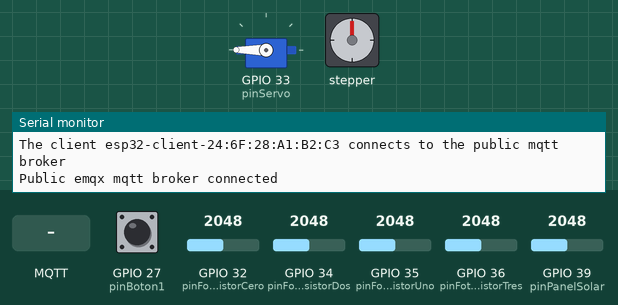
Recording of a sketch running on a simulated ESP32. Shown: servo, stepper motor, the last lines printed to the serial monitor. The inputs (shaded band) are chosen by the test bench; at power-on: GPIO 32 (pinFotoresistorCero) = 2048, GPIO 34 (pinFotoresistorDos) = 2048, GPIO 27 (pinBoton1) LOW, GPIO 35 (pinFotoresistorUno) = 2048, GPIO 36 (pinFotoresistorTres) = 2048, GPIO 39 (pinPanelSolar) = 2048. WiFi joins after 1.5 s; servers stay silent unless stated; no MQTT or app messages arrive unless stated; stepper angles assume 2048 steps per turn.

Above: at 1.7 s.
1.8 s: MQTT message "parar" arrives on the first subscribed topic
At 4.01 s:
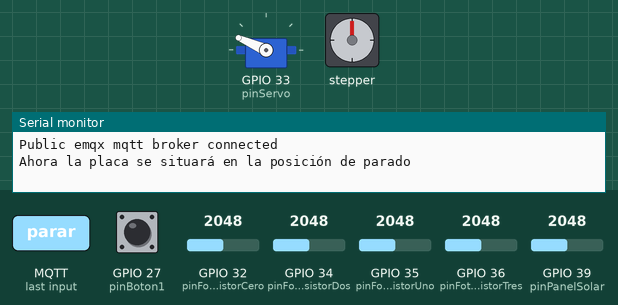
At 4.61 s:
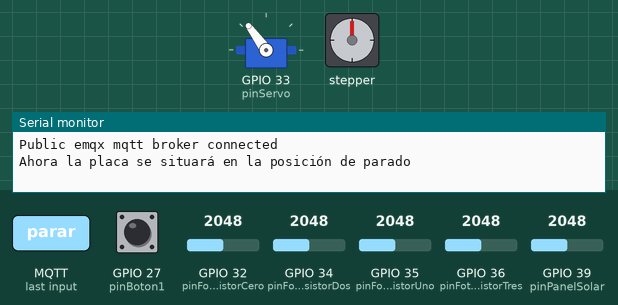
5.9 s: MQTT message "seguir" arrives on the first subscribed topic
8.6 s: GPIO 32 (pinFotoresistorCero) set to 2721
10.1 s: GPIO 32 (pinFotoresistorCero) set to 2840
At 10.25 s:
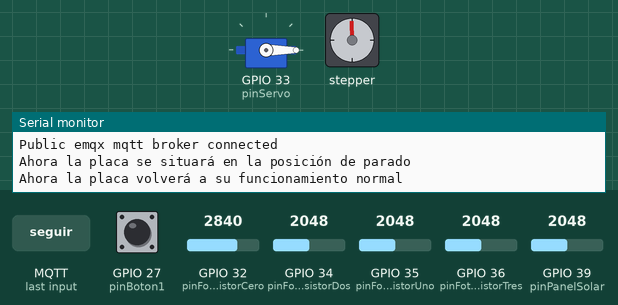
13.6 s: GPIO 34 (pinFotoresistorDos) set to 3530
17.1 s: GPIO 34 (pinFotoresistorDos) set to 3624
At 17.28 s:
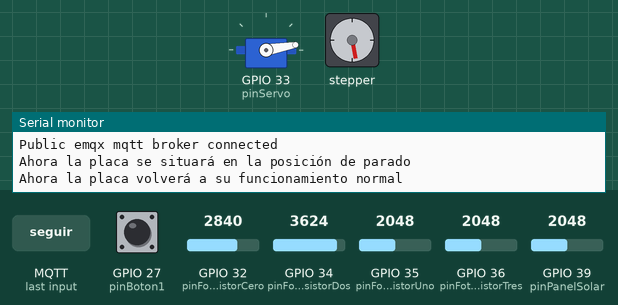
Timing chart, 0 to 23.8 s (numbered marks = the images above; inputs shaded):
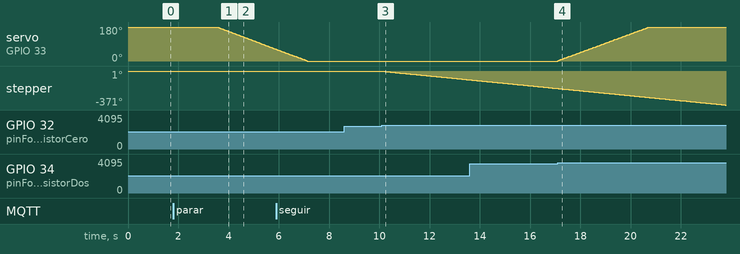

Measured:
- the behaviour switches between 2784 and 2785 on GPIO 32 (pinFotoresistorCero) (found by bisection; images 2 and 3)
- the behaviour switches between 3562 and 3563 on GPIO 34 (pinFotoresistorDos) (found by bisection; images 3 and 4)
- after the input at 1.8 s, servo on GPIO 33 (pinServo): moves from 180° to 62° over 2.3 s, starting after 1.8 s
- after the input at 8.6 s, every drawn part: stays the same
- after the input at 10.1 s, stepper: keeps turning counter-clockwise at about 27°/s, starting at once
- after the input at 17.1 s, servo on GPIO 33 (pinServo): moves from 0° to 180° over 3.6 s, starting at once

The sketch:

proyecto_esp32.ino
```cpp
/* ========================================================== INCLUDES =========================================================== */

#include <Stepper.h>  //motor paso a paso
#include <ESP32Servo.h>  //servomotor

#include <WiFi.h>  //conexión Wi-Fi
#include <PubSubClient.h>  //conexión MQTT, de tipo PubSub

#include "string.h"

/* ========================================================== DEFINES =========================================================== */

#define IN1 19
#define IN2 18
#define IN3 5
#define IN4 17

#define pinServo 33
#define minServo 1000
#define maxServo 2000

#define pinBoton0 14
#define pinBoton1 27

#define pinFotoresistorCero 32 //superior izquierda
#define pinFotoresistorUno 35 //superior derecha
#define pinFotoresistorDos 34 //inferior izquierda
#define pinFotoresistorTres 36 //inferior derecha

#define pinPanelSolar 39

/* ========================================================== CONSTANTES GLOBALES =========================================================== */

const int diferenciaValoresSensoresDetectarGiro = 17; //valor de diferencia en cual se discrimina qué sensor detecta luz y su contrario no
const int stepsPerRevolution = 2048;  //número de pasos por paso del servomotor

/* ========================================================== VARIABLES GLOBALES =========================================================== */

int valores_fotoresistores[] = { 0, 0, 0, 0 }; //array de enteros para almacenar los valores de los fotoresistores
int gradosMotorPlaca = 0; //grados en los que está inclinados la placa
int estadoFuncionamiento = 0;

/* ========================================================== OBJETOS GLOBALES =========================================================== */

Stepper motorBase(stepsPerRevolution, IN1, IN3, IN2, IN4); //objeto motor paso a paso
Servo motorPlaca; //objeto servomotor

TaskHandle_t Task1; //manejador de la tarea 1 en paralelo
TaskHandle_t Task2; //manejador de la tarea 2 en paralelo

/* ========================================================== SETUP =========================================================== */

void setup(){

  //inicialización de los modos de ciertos pines en concreto
  pinMode(pinBoton0, INPUT_PULLDOWN);
  pinMode(pinBoton1, INPUT_PULLDOWN);
  pinMode(pinPanelSolar, INPUT);  //necesario, sino el pin provoca ciertos problemas con la placa

  //ajuste del motor paso a paso
  motorBase.setSpeed(5);

  //ajuste del servomotor
  motorPlaca.attach(pinServo, minServo, maxServo);
	motorPlaca.write(180-gradosMotorPlaca);

  //inicialización del puerto en serie
  Serial.begin(115200);

  //creación e inicialización de las tareas en paralelo
  crearTarea1();
  crearTarea2();

  //espera antes de comenzar el bucle
  delay(500);

}

/* ========================================================== LOOP =========================================================== */

void loop(){

  if( estadoFuncionamiento == 0 ){
    if( deboGirarHorario() ){ girarBase1GradoHorario(); }
    if( deboGirarAntihorario() ){ girarBase1GradoAntihorario(); }
  }

}

/* ============================= FUNCIONES UTILIZADAS PARA LOS SENSORES, ACTUADORES Y PULSADORES ============================= */

void actualizarValorFotoresistores(){
  //actualiza el valor de los fotoresistores en el array int valores_fotoresistores[], llamando a la función valSensor()
  for( int i = 0; i < 4; i++ ){ valores_fotoresistores[i] = valSensor(i); }
}

bool deboGirarArriba(){
  //devuelve true si se debe girar la placa hacia arriba, y false en caso contrario
	return ( valSensor(0) - valSensor(2) > diferenciaValoresSensoresDetectarGiro ) || ( valSensor(1) - valSensor(3) > diferenciaValoresSensoresDetectarGiro );
}

bool deboGirarAbajo(){
  //devuelve true si se debe girar la placa hacia abajo, y false en caso contrario
	return ( valSensor(2) - valSensor(0) > diferenciaValoresSensoresDetectarGiro ) || ( valSensor(3) - valSensor(1) > diferenciaValoresSensoresDetectarGiro );
}

bool deboGirarHorario(){
  //devuelve true si se debe girar la la base en sentido horario, y false en caso contrario
	return ( valSensor(0) - valSensor(1) > diferenciaValoresSensoresDetectarGiro ) || ( valSensor(2) - valSensor(3) > diferenciaValoresSensoresDetectarGiro );
}

bool deboGirarAntihorario(){
  //devuelve true si se debe girar la la base en sentido antihorario, y false en caso contrario
	return ( valSensor(1) - valSensor(0) > diferenciaValoresSensoresDetectarGiro ) || ( valSensor(3) - valSensor(2) > diferenciaValoresSensoresDetectarGiro );
}

long valSensor( int id ){
	/*
    mirando de frente la placa de fotoresistores:
	    id = 0 -> superior izquierda
	    id = 1 -> superior derecha
	    id = 2 -> inferior izquierda
	    id = 3 -> inferior derecha
  */
	switch(id){
		case 0: return map( analogRead( pinFotoresistorCero ), 0, 4095, 0, 100 );
		case 1: return map( analogRead( pinFotoresistorUno ), 0, 4095, 0, 100 );
		case 2: return map( analogRead( pinFotoresistorDos ), 0, 4095, 0, 100 );
		case 3: return map( analogRead( pinFotoresistorTres ), 0, 4095, 0, 100 );
	}
	return -1;
}

int valPanelSolar(){
  //devuelve el valor en voltios, con dos decimales, de la tensión generada por la placa solar
  return analogRead(pinPanelSolar);
}

void girarBase1GradoAntihorario(){
	//gira el motor de la base en sentido antihorario si no se pasa del tope
	if( digitalRead(pinBoton0) == LOW ){
		motorBase.step(6); //valores positivos en sentido antihorario; valores negativos en sentido horario
    delay(3);
	}
}

void girarBase1GradoHorario(){
	//gira el motor de la base en sentido horario si no se pasa del tope
	if( digitalRead(pinBoton1) == LOW ){
		motorBase.step(-6); //valores positivos en sentido antihorario; valores negativos en sentido horario
    delay(3);
	}
}

void girarPlaca1GradoArriba(int ret){
	//gira el motor de la placa hacia arriba si no sobrepasa la inclinación de 90º
	if( gradosMotorPlaca < 90 ){
		gradosMotorPlaca += 1;
		motorPlaca.write( 180-gradosMotorPlaca*2 );
    vTaskDelay(pdMS_TO_TICKS(ret));
	}
}

void girarPlaca1GradoAbajo(int ret){
	//gira el motor de la placa hacia abajo si no sobrepasa la inclinación de 0º
	if( gradosMotorPlaca > 0 ){
		gradosMotorPlaca -= 1;
		motorPlaca.write( 180-gradosMotorPlaca*2 );
    vTaskDelay(pdMS_TO_TICKS(ret));
	}
}

/* =============================================================================== TAREA ENCARGADA DEL MOVIMIENTO DEL SERVOMOTOR =================================================================== */

void crearTarea1(){
  /* Creación e inicialización de la tarea 1 */
  xTaskCreatePinnedToCore(
    tarea1,     //task function
    "tarea1",   //name of tast
    10000,      //stack size of task
    NULL,       //task parameters
    1,          //task priority
    &Task1,     //task handle to keep track of created task
    0           //pin task to core 0
  );
}

void tarea1( void *parametros ){
  /* Función llamada al crear la tarea 1 */
  vTaskDelay(pdMS_TO_TICKS(1000));
  while(1){

    if( estadoFuncionamiento == 0 ){
      if( deboGirarArriba() ){ girarPlaca1GradoArriba(30); }
      if( deboGirarAbajo() ){ girarPlaca1GradoAbajo(30); }
    } else if ( estadoFuncionamiento == 1 ){
      if( gradosMotorPlaca < 91 ){
        girarPlaca1GradoArriba(30);
      }
    }
    vTaskDelay(pdMS_TO_TICKS(10));
  }
}

/* =============================================================================== TAREA DE CONEXIÓN Y GESTIÓN DE COMUNICACIÓN CON BROKER =================================================================== */

void crearTarea2(){
  /* Creación e inicialización de la tarea 2 */
  xTaskCreatePinnedToCore(
    tarea2,     //task function
    "tarea2",   //name of tast
    10000,      //stack size of task
    NULL,       //task parameters
    1,          //task priority
    &Task2,     //task handle to keep track of created task
    1           //pin task to core 1
  );
}

void tarea2( void *parametros ){
  /* Función llamada al crear la tarea 2 */

  // WiFi
  const char *ssid = ""; // Enter your WiFi name
  const char *password = "";  // Enter WiFi password

  // MQTT Broker
  const char *mqtt_broker = "broker.emqx.io";
  const char *topic = "cu2022G8/placa1_recibir";
  const char *mqtt_username = "emqx";
  const char *mqtt_password = "public";
  const int mqtt_port = 1883;

  WiFiClient espClient;
  PubSubClient client(espClient);

  // connecting to a WiFi network
  WiFi.begin(ssid, password);
  while (WiFi.status() != WL_CONNECTED) {
      vTaskDelay(pdMS_TO_TICKS(500));
      Serial.println("Connecting to WiFi..");
  }
  Serial.println("Connected to the WiFi network");

  //connecting to a mqtt broker
  client.setServer(mqtt_broker, mqtt_port);
  client.setCallback(callback);
  while (!client.connected()) {
      String client_id = "esp32-client-";
      client_id += String(WiFi.macAddress());
      Serial.printf("The client %s connects to the public mqtt broker\n", client_id.c_str());
      if (client.connect(client_id.c_str(), mqtt_username, mqtt_password)) {
          Serial.println("Public emqx mqtt broker connected");
      } else {
          Serial.print("failed with state ");
          Serial.print(client.state());
          vTaskDelay(pdMS_TO_TICKS(2000));
      }
  }

  // publish and subscribe
  client.publish(topic, "Hi EMQX I'm ESP32 ^^");
  client.subscribe(topic);

  int cnt = 0;
  char buff[5];

  while(1){
    actualizarValorFotoresistores();
    client.loop();
    vTaskDelay(pdMS_TO_TICKS(2000));

    //esto debe contener la info de los sensores
    String car = "";
    for(int i = 0; i < 4; i++){ car += String(valores_fotoresistores[i])+"-"; }
    float val_panel = (float) valPanelSolar() / (float) 1241;
    snprintf (buff, sizeof(buff), "%f", val_panel);
    car += String(buff)+"-";
    car += String(gradosMotorPlaca);
    char datos[car.length() + 1];
    car.toCharArray(datos, car.length() + 1);

    client.publish("cu2022G8/placa1_enviar",datos);
  }
}

void callback(char *topic, byte *payload, unsigned int length) {
  /* Función llamada al recibir un mensaje de un topic, donde se gestiona el control de la placa */
  char buff[length+1];
  for (int i = 0; i < length; i++) { buff[i] = (char) payload[i]; }
  buff[length] = '\0';

  if( strcmp( buff, "parar") == 0 ){
    estadoFuncionamiento = 1;
    Serial.println("Ahora la placa se situará en la posición de parado");
  }

  if( strcmp( buff, "seguir") == 0 ){
    estadoFuncionamiento = 0;
    Serial.println("Ahora la placa volverá a su funcionamiento normal");
  }

}
```
